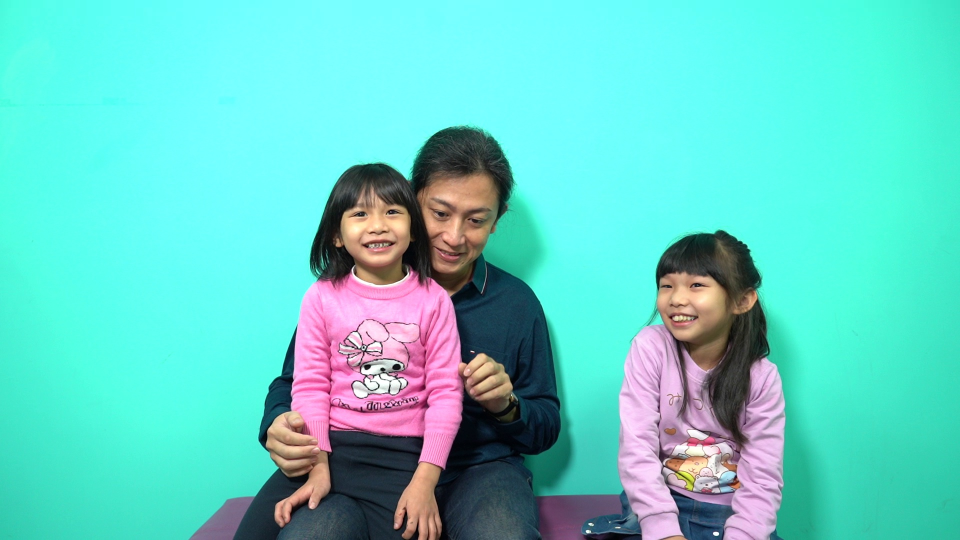
#> input picture day13/img.jpg, 1920 x 1080 px, given in place of dsp_logo_green.jpg, which was not available (shown at 1/2 size)
$ python pra15-2-video_switcher_pro.py
#> lines starting #> are read from the running program, lines starting #| are printed output that depends on the picture; pictures that were not available may be replaced by others from this repository, and a replacement may not be noted
from ctypes.wintypes import PMSG
import cv2
import numpy as np

cap1 = cv2.VideoCapture('D:/joker xue/[ 纯享版 ] 林俊杰《输了你赢了世界又如何》《梦想的声音2》EP.4 20171124 _浙江卫视官方HD_.mp4')
cap2 = cv2.VideoCapture('D:/joker xue/【开场表演】薛之谦《你还要我怎样》《中国新歌声》中秋踢馆赛 SING!CHINA SP.1 20160915 [浙江卫视官方超清1080P].mp4')
cap3 = cv2.VideoCapture('D:/joker xue/田馥甄-演員.mp4')
cap4 = cv2.VideoCapture('D:/joker xue/【单曲纯享】张杰《星星》—《天籁之战2》第9期【东方卫视官方高清】.mp4')
cap5 = cv2.VideoCapture('D:/joker xue/薛之謙 live 王子公主.mp4')
cap6 = cv2.VideoCapture('D:/joker xue/张碧晨《你给我听好》-《歌手2017》第11期 单曲纯享版The Singer【我是歌手官方频道】.mp4')
cap7 = cv2.VideoCapture('D:/joker xue/【单曲纯享】《母系社会》范媛媛 《天籁之战》第9期【东方卫视官方高清】.mp4')
input8 = cv2.imread('./dsp_logo_green.jpg')
#> input8 is the input picture: shape (1080, 1920, 3); mean B, G, R 199.2, 207.3, 99.3

cap1.set(cv2.CAP_PROP_FRAME_WIDTH, 720)
cap1.set(cv2.CAP_PROP_FRAME_HEIGHT, 1280)
cap2.set(cv2.CAP_PROP_FRAME_WIDTH, 720)
cap2.set(cv2.CAP_PROP_FRAME_HEIGHT, 1280)
cap3.set(cv2.CAP_PROP_FRAME_WIDTH, 720)
cap3.set(cv2.CAP_PROP_FRAME_HEIGHT, 1280)
cap4.set(cv2.CAP_PROP_FRAME_WIDTH, 720)
cap4.set(cv2.CAP_PROP_FRAME_HEIGHT, 1280)
cap5.set(cv2.CAP_PROP_FRAME_WIDTH, 720)
cap5.set(cv2.CAP_PROP_FRAME_HEIGHT, 1280)
cap6.set(cv2.CAP_PROP_FRAME_WIDTH, 720)
cap6.set(cv2.CAP_PROP_FRAME_HEIGHT, 1280)
cap7.set(cv2.CAP_PROP_FRAME_WIDTH, 720)
cap7.set(cv2.CAP_PROP_FRAME_HEIGHT, 1280)
input8 = cv2.resize(input8,(1280,720))
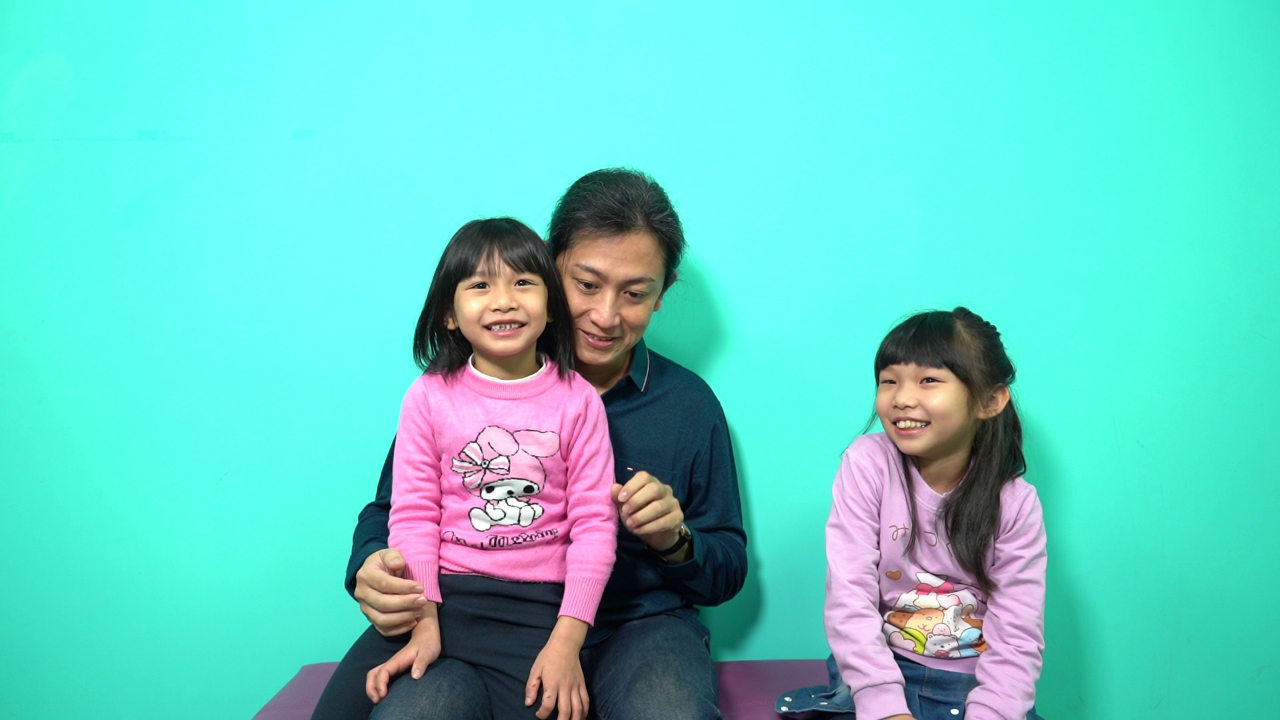
#> input8: shape (720, 1280, 3); mean B, G, R 199.1, 207.3, 99.2
#cap8.set(cv2.CAP_PROP_FRAME_WIDTH, 720)
#cap8.set(cv2.CAP_PROP_FRAME_HEIGHT, 1280)

multi_view = np.zeros((720,1280,3),np.uint8)
multi_view_blank = multi_view.copy()
input1_v = np.zeros((171,304,3),np.uint8)
input2_v = np.zeros((171,304,3),np.uint8)
input3_v = np.zeros((171,304,3),np.uint8)
input4_v = np.zeros((171,304,3),np.uint8)
input5_v = np.zeros((171,304,3),np.uint8)
input6_v = np.zeros((171,304,3),np.uint8)
input7_v = np.zeros((171,304,3),np.uint8)
input8_v = np.zeros((171,304,3),np.uint8)

pgm = np.zeros((720,1280,3),np.uint8)
pvw = np.zeros((720,1280,3),np.uint8)

pgm_v = np.zeros((342,608,3),np.uint8)
pvw_v = np.zeros((342,608,3),np.uint8)

pvw_num = 0
pgm_num = 0
bar_last = 0
record = 0
cmd = 0
wipe_dir = 0
left = False
right = False

# [19 lines left out: function call, not called in this run]

def cap_read():
    global ret1,ret2,ret3,ret4,ret5,ret6,ret7,ret8
    global input1,input2,input3,input4,input5,input6,input7,input8
    global input1_v,input2_v,input3_v,input4_v,input5_v,input6_v,input7_v,input8_v
    ret1, input1 = cap1.read()
    input1_v = cv2.resize(input1,(304,171))
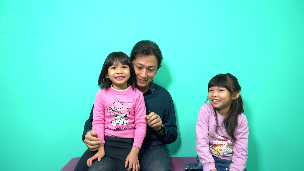
#> input1_v: shape (171, 304, 3); mean B, G, R 199.1, 207.2, 99.1
    ret2, input2 = cap2.read()
    input2_v = cv2.resize(input2,(304,171))
    ret3, input3 = cap3.read()
    input3_v = cv2.resize(input3,(304,171))
    ret4, input4 = cap4.read()
    input4_v = cv2.resize(input4,(304,171))
    ret5, input5 = cap5.read()
    input5_v = cv2.resize(input5,(304,171))
    ret6, input6 = cap6.read()
    input6_v = cv2.resize(input6,(304,171))
    ret7, input7 = cap7.read()
    input7_v = cv2.resize(input7,(304,171))
    #ret8, input8 = cap8.read()
    input8_v = cv2.resize(input8,(304,171))

def pvw_num_judge():
    global pvw_v,pvw_num,pvw
    if pvw_num == 1:
        pvw_v = cv2.resize(input1,(608,342))
        pvw = cv2.resize(input1,(1280,720))
    elif pvw_num == 2:
        pvw_v = cv2.resize(input2,(608,342))
        pvw = cv2.resize(input2,(1280,720))
    elif pvw_num == 3:
        pvw_v = cv2.resize(input3,(608,342))
        pvw = cv2.resize(input3,(1280,720))
    elif pvw_num == 4:
        pvw_v = cv2.resize(input4,(608,342))
        pvw = cv2.resize(input4,(1280,720))
    elif pvw_num == 5:
        pvw_v = cv2.resize(input5,(608,342))
        pvw = cv2.resize(input5,(1280,720))
    elif pvw_num == 6:
        pvw_v = cv2.resize(input6,(608,342))
        pvw = cv2.resize(input6,(1280,720))
    elif pvw_num == 7:
        pvw_v = cv2.resize(input7,(608,342))
        pvw = cv2.resize(input7,(1280,720))
    elif pvw_num == 8:
        pvw_v = cv2.resize(input8,(608,342))
        pvw = cv2.resize(input8,(1280,720))
    else:
        pvw = np.zeros((720,1280,3),np.uint8)
        pvw_v = cv2.resize(pvw,(608,342))

def pgm_show():
    global pgm_num,pgm,pgm_v
    if pgm_num == 1:
        pgm_v = cv2.resize(input1,(608,342))
        pgm = cv2.resize(input1,(1280,720))
    elif pgm_num == 2:
        pgm_v = cv2.resize(input2,(608,342))
        pgm = cv2.resize(input2,(1280,720))
    elif pgm_num == 3:
        pgm_v = cv2.resize(input3,(608,342))
        pgm = cv2.resize(input3,(1280,720))
    elif pgm_num == 4:
        pgm_v = cv2.resize(input4,(608,342))
        pgm = cv2.resize(input4,(1280,720))
    elif pgm_num == 5:
        pgm_v = cv2.resize(input5,(608,342))
        pgm = cv2.resize(input5,(1280,720))
    elif pgm_num == 6:
        pgm_v = cv2.resize(input6,(608,342))
        pgm = cv2.resize(input6,(1280,720))
    elif pgm_num == 7:
        pgm_v = cv2.resize(input7,(608,342))
        pgm = cv2.resize(input7,(1280,720))
    elif pgm_num == 8:
        pgm_v = cv2.resize(input8,(608,342))
        pgm = cv2.resize(input8,(1280,720))
    else:
        pgm = np.zeros((720,1280,3),np.uint8)
        pgm_v = cv2.resize(pgm,(608,342))

def tolly_light():
    if pvw_num == 1:
        cv2.rectangle(multi_view,(20,368),(324,539),(0,255,0),2)
    elif pvw_num == 2:
        cv2.rectangle(multi_view,(324,368),(628,539),(0,255,0),2)
    elif pvw_num == 3:
        cv2.rectangle(multi_view,(652,368),(956,539),(0,255,0),2)
    elif pvw_num == 4:
        cv2.rectangle(multi_view,(956,368),(1260,539),(0,255,0),2)
    elif pvw_num == 5:
        cv2.rectangle(multi_view,(20,539),(324,710),(0,255,0),2)
    elif pvw_num == 6:
        cv2.rectangle(multi_view,(324,539),(628,710),(0,255,0),2)
    elif pvw_num == 7:
        cv2.rectangle(multi_view,(652,539),(956,710),(0,255,0),2)
    elif pvw_num == 8 :
        cv2.rectangle(multi_view,(956,539),(1260,710),(0,255,0),2)

    if pgm_num == 1:
        cv2.rectangle(multi_view,(20,368),(324,539),(0,0,255),2)
    if pgm_num == 2:
        cv2.rectangle(multi_view,(324,368),(628,539),(0,0,255),2)
    if pgm_num == 3:
        cv2.rectangle(multi_view,(652,368),(956,539),(0,0,255),2)
    if pgm_num == 4:
        cv2.rectangle(multi_view,(956,368),(1260,539),(0,0,255),2)
    if pgm_num == 5:
        cv2.rectangle(multi_view,(20,539),(324,710),(0,0,255),2)
    if pgm_num == 6:
        cv2.rectangle(multi_view,(324,539),(628,710),(0,0,255),2)
    if pgm_num == 7:
        cv2.rectangle(multi_view,(652,539),(956,710),(0,0,255),2)
    if pgm_num == 8 or key == 1:
        cv2.rectangle(multi_view,(956,539),(1260,710),(0,0,255),2)

def empty(v):
    pass

# [30 lines left out: functions wipe, key_on, not called in this run]


cv2.namedWindow('control')
cv2.resizeWindow('control',(600,150))
cv2.createTrackbar('T-bar','control',pgm.shape[1],pgm.shape[1],empty)
cv2.createTrackbar('key','control',0,1,empty)

while True:
    cap_read()
    if ret1 and ret2 and ret3 and ret4:
        cut = False
        multi_view = multi_view_blank.copy()
        pvw_num_judge()
        pgm_show()

        #key
        key = cv2.getTrackbarPos('key','control')
        if key == 1:
            key_on()


        #wipe
        trans_pgm = pgm.copy()
        trans_pvw = pvw.copy()
        bar = cv2.getTrackbarPos('T-bar','control')
        if wipe_dir == 1 and bar!=pgm.shape[1]: #Right to left
            trans_pvw[0:pgm.shape[0],bar:pgm.shape[1]] = pgm[0:pgm.shape[0],bar:pgm.shape[1]]
            trans_pgm[0:pgm.shape[0],bar:pgm.shape[1]] = pvw[0:pvw.shape[0],bar:pgm.shape[1]]
            cv2.line(trans_pgm,(bar,0),(bar,trans_pgm.shape[0]),(255,255,255),5)
            cv2.line(trans_pvw,(bar,0),(bar,trans_pgm.shape[0]),(255,255,255),5)
            pgm_v = cv2.resize(trans_pgm,(608,342))
            pvw_v = cv2.resize(trans_pvw,(608,342))
            if bar == 0:
                left = True
        elif wipe_dir == 2 and bar !=0: #left to right
            trans_pvw[0:pgm.shape[0],0:bar] = pgm[0:pgm.shape[0],0:bar]
            trans_pgm[0:pgm.shape[0],0:bar] = pvw[0:pvw.shape[0],0:bar]
            cv2.line(trans_pgm,(bar,0),(bar,trans_pgm.shape[0]),(255,255,255),5)
            cv2.line(trans_pvw,(bar,0),(bar,trans_pgm.shape[0]),(255,255,255),5)
            pgm_v = cv2.resize(trans_pgm,(608,342))
            pvw_v = cv2.resize(trans_pvw,(608,342))
            if bar == pgm.shape[1]:
                right = True
        if bar == 0: #Left to right
            left = True
            wipe_dir = 2
        elif bar==pgm.shape[1]: #Right to left
            right = True
            wipe_dir = 1
        if left == True and right == True :
            cut = True
            left = False
            right = False


        multi_view[10:352,20:628] = pvw_v
        multi_view[10:352,652:1260] = pgm_v
        multi_view[368:539,20:324] = input1_v
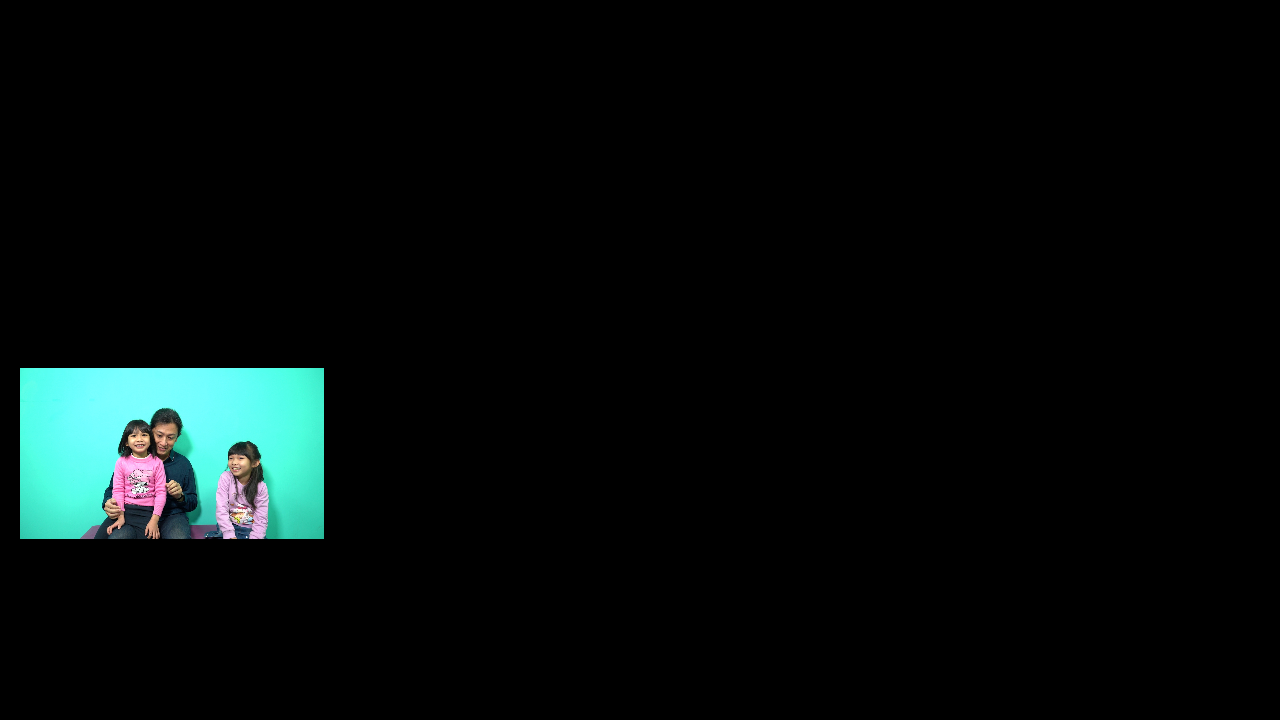
#> multi_view: shape (720, 1280, 3); mean B, G, R 11.2, 11.7, 5.6
        multi_view[368:539,324:628] = input2_v
        multi_view[368:539,652:956] = input3_v
        multi_view[368:539,956:1260] = input4_v
        multi_view[539:710,20:324] = input5_v
        multi_view[539:710,324:628] = input6_v
        multi_view[539:710,652:956] = input7_v
        multi_view[539:710,956:1260] = input8_v
        tolly_light()
        cv2.putText(multi_view,'Program',(880,352),cv2.FONT_HERSHEY_DUPLEX,1,(255,255,255),1)
        cv2.putText(multi_view,'Preview',(230,352),cv2.FONT_HERSHEY_DUPLEX,1,(255,255,255),1)
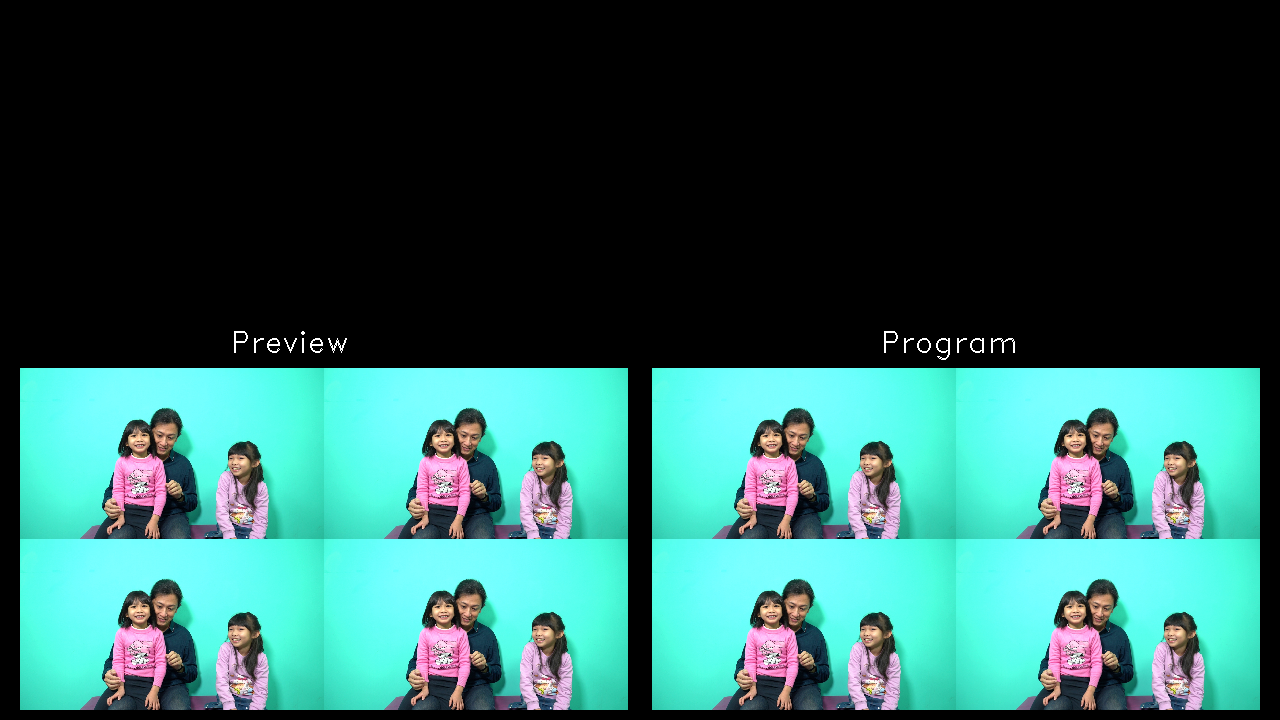
#> multi_view: shape (720, 1280, 3); mean B, G, R 90.1, 93.8, 45
    else:
        break

    cv2.imshow('multi viewer',multi_view)
    cv2.setMouseCallback('multi viewer',call)
    cmd = cv2.waitKey(30)
#> (key q is pressed here)

    if cmd == ord(' ') or cmd == ord('c') or cut == True:
        pvw,pgm = pgm,pvw
        pvw_num,pgm_num = pgm_num,pvw_num

    if cmd == ord('1'):
        pvw_num = 1
    if cmd == ord('2'):
        pvw_num = 2
    if cmd == ord('3'):
        pvw_num = 3
    if cmd == ord('4'):
        pvw_num = 4
    if cmd == ord('5'):
        pvw_num = 5
    if cmd == ord('6'):
        pvw_num = 6
    if cmd == ord('7'):
        pvw_num = 7
    if cmd == ord('8'):
        pvw_num = 8

    if  cmd == ord('q'):
        cv2.destroyAllWindows()
        break
